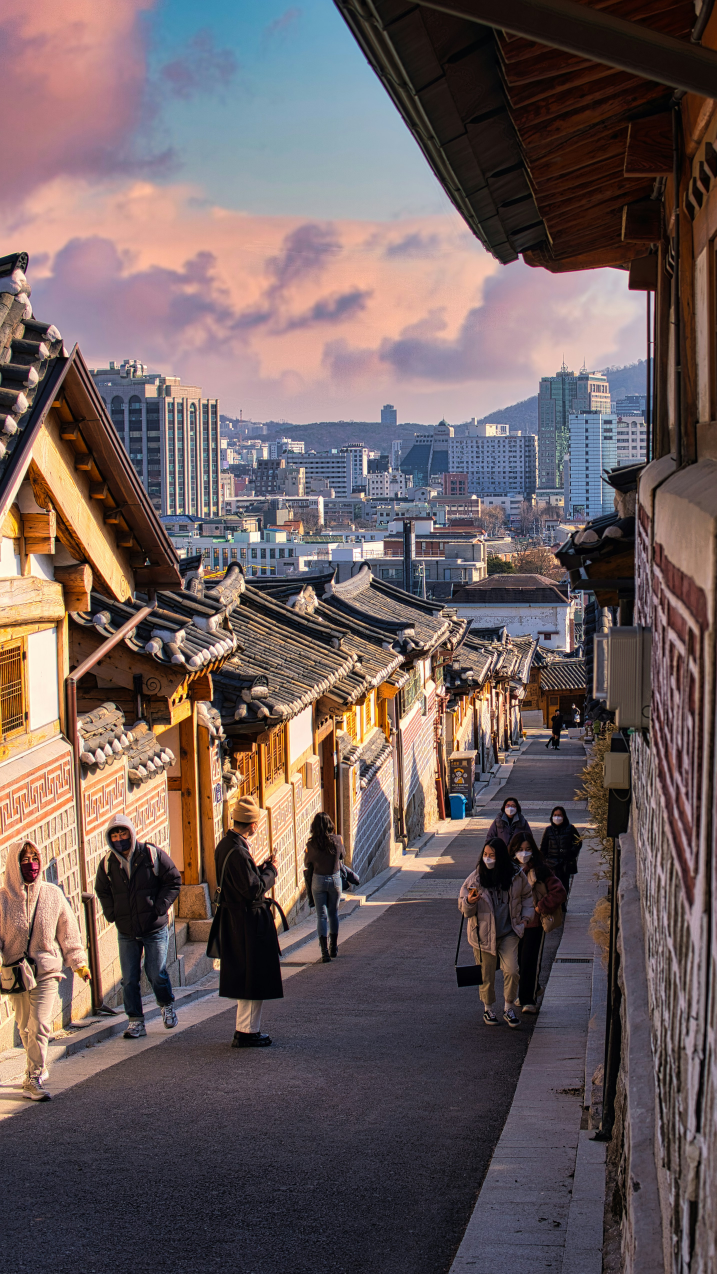
#> input picture research/frame-runs/FR-20261103-3711BC/artifacts/2/reference.jpg, 2866 x 5095 px (shown at 1/4 size)
$ python build_evidence.py
#> lines starting #> are read from the running program, lines starting #| are printed output that depends on the picture
import json, math
from pathlib import Path
from PIL import Image, ImageOps, ImageDraw, ImageFont

camera=[37.58332635447713,126.9833964451579]
points={'CameraUpper':camera,'CameraMid':[37.58319694449171,126.983436524374],'CameraLower':[37.58269406776118,126.98362397023158],'CameraNorth':[37.58340361580242,126.98334587482722]}
Path('camera-candidates.json').write_text(json.dumps(points,indent=2),encoding='utf-8')
pose={'_frame':{'lat0':camera[0],'lon0':camera[1],'image_size':[2866,5095],'frame':'upright'},'_params':[0,0,72.6,155,-3,0,1433/math.tan(math.radians(15))]}
Path('pose-consistency.json').write_text(json.dumps(pose,indent=2),encoding='utf-8')
control={'Road_mid_DEM':[37.58319694449171,126.983436524374,70],'Road_lower_DEM':[37.58269406776118,126.98362397023158,64]}
Path('projection-points.json').write_text(json.dumps(control,indent=2),encoding='utf-8')
font=ImageFont.truetype('C:/Windows/Fonts/arial.ttf',22)
bold=ImageFont.truetype('C:/Windows/Fonts/arialbd.ttf',24)
def panel(name,src1,box1,src2,box2,marks1,marks2,title,footer):
    out=Image.new('RGB',(1200,810),'#f3f4f7');d=ImageDraw.Draw(out)
    d.text((20,12),title,font=bold,fill='#182738')
    for idx,(src,box,marks) in enumerate([(src1,box1,marks1),(src2,box2,marks2)]):
        im=Image.open(src).convert('RGB');im=im.crop(box)
        w,h=im.size; scale=min(570/w,665/h); im=im.resize((round(w*scale),round(h*scale)))
        x=15+idx*600+(570-im.width)//2;y=55+(665-im.height)//2
        out.paste(im,(x,y));d=ImageDraw.Draw(out)
        for num,px,py in marks:
            xx=x+(px-box[0])*scale;yy=y+(py-box[1])*scale
            d.ellipse((xx-14,yy-14,xx+14,yy+14),fill='#ffee00',outline='black',width=2)
            d.text((xx-6,yy-13),str(num),font=font,fill='black')
    d.text((20,730),'Reference photo',font=font,fill='black')
    d.text((620,730),'Google Street View - public panorama',font=font,fill='black')
    d.text((20,770),footer,font=font,fill='#26394b')
    out.save(name,quality=94)

ref=Image.open('reference.jpg').convert('RGB').resize((1152,2048))
ref.save('reference-display.jpg',quality=96)
# Mark physical geometry, not people, signs or sky color.
panel('comparison-panel-roofs.jpg','reference-display.jpg',(0,450,1152,1510),'sv-top.jpg',(0,140,512,690),
      [(1,120,570),(2,470,1020),(3,80,1290)],[(1,73,182),(2,177,369),(3,91,570)],
      'A | Gable roof, repeated eaves and geometric wall frieze',
      '1 Gable + timber frame   2 Repeated tiled eaves   3 Red/white wall pattern')
#> in panel, `im = im.resize((round(w * scale), round(h * scale)))`:
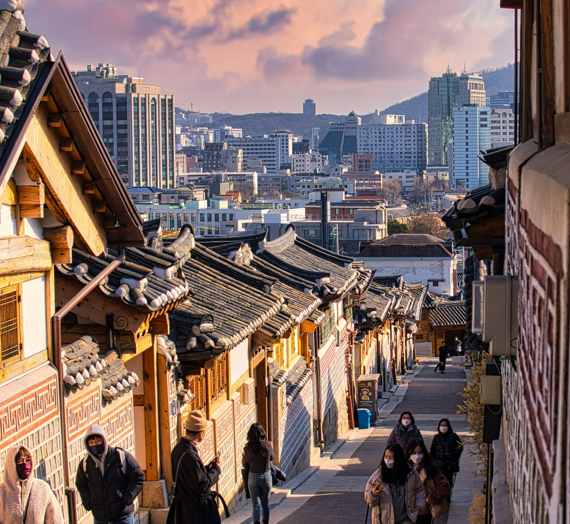
#> im: PIL image 570x524 RGB; mean R, G, B 127.6, 107.6, 102.5
#> in panel, `out.paste(im, (x, y))`:
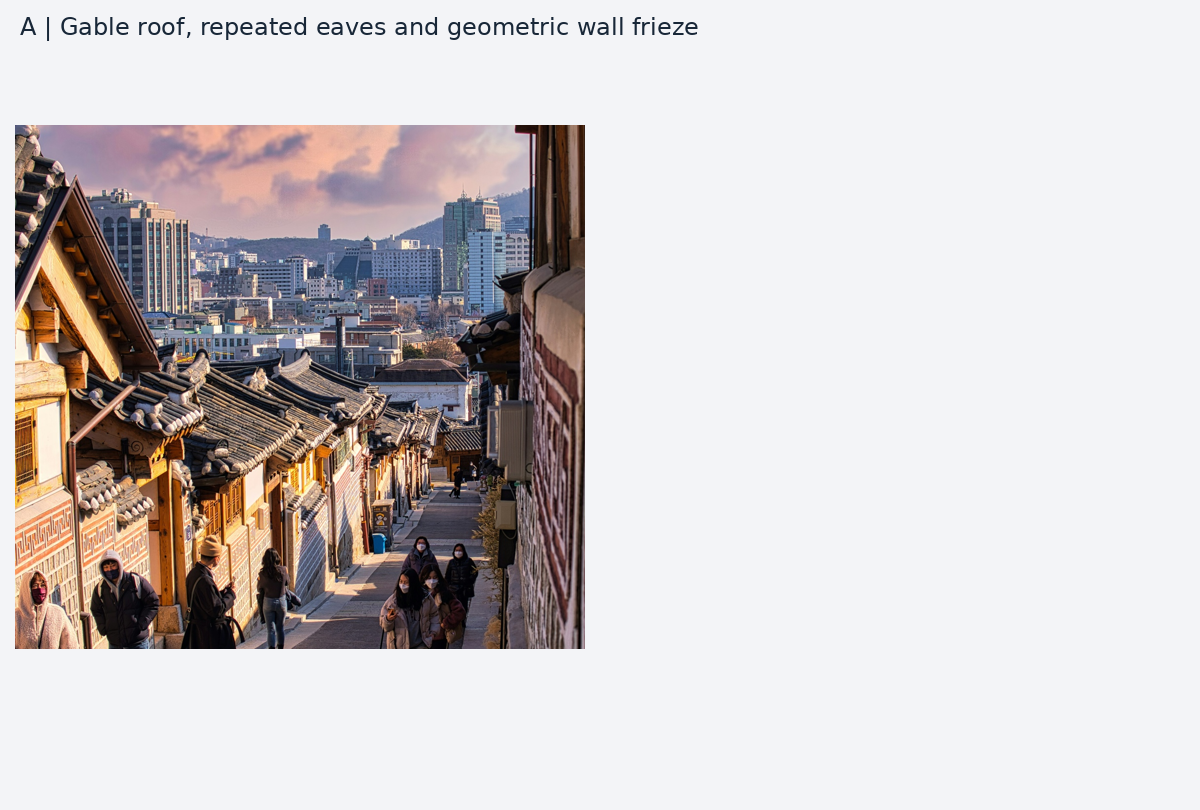
#> out: PIL image 1200x810 RGB; mean R, G, B 206.8, 201.4, 202
#> pass 2 of the loop in panel, `for idx,(src,box,marks) in enumerate([(src1,box1,marks1),(src2,box2,ma..`:
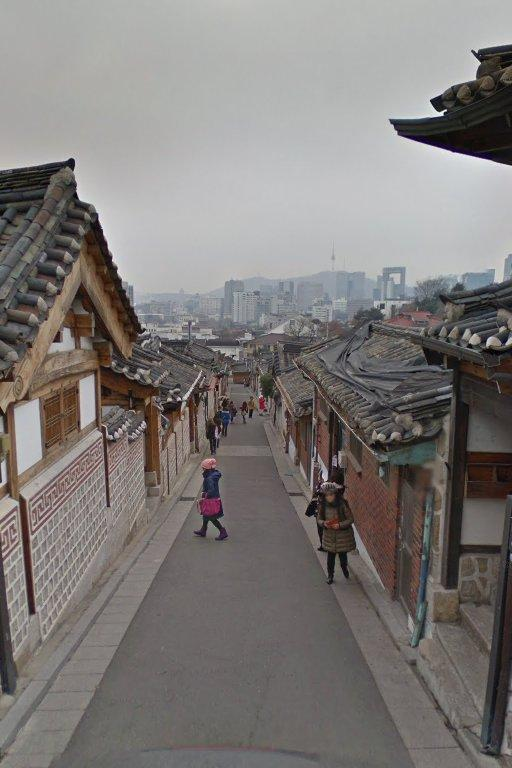
#> input picture research/frame-runs/FR-20261103-3711BC/artifacts/2/sv-top.jpg, 512 x 768 px
#> in panel, im is the input picture: PIL image 512x768 RGB; mean R, G, B 126.3, 122.2, 120.2
#> in panel, `out.save(name,quality=94)`:
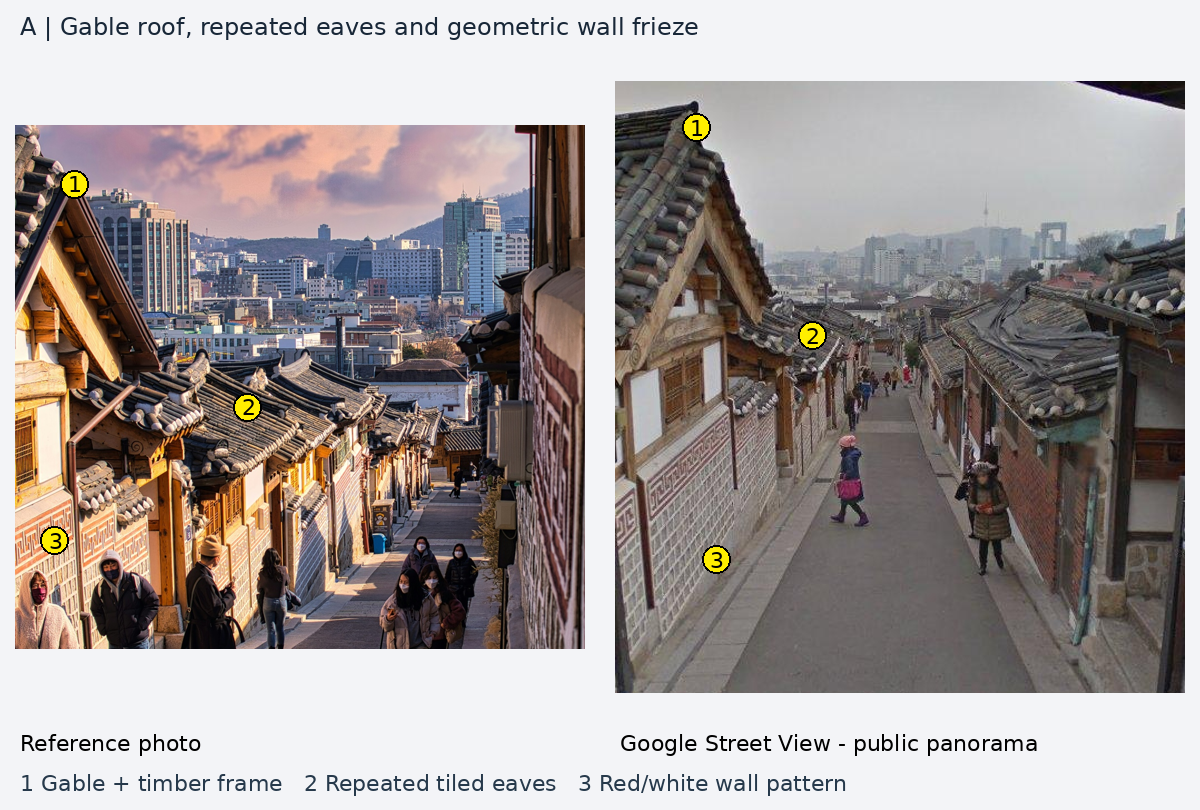
#> saved as comparison-panel-roofs.jpg: PIL image 1200x810 RGB; mean R, G, B 160.9, 153.3, 151.5
panel('comparison-panel-depth.jpg','reference-display.jpg',(220,800,1010,1470),'sv-south.jpg',(20,240,490,640),
      [(1,572,967),(2,863,1121),(3,683,1240)],[(1,124,310),(2,260,365),(3,180,460)],
      'B | Downhill sequence; lower panorama is a nearby viewpoint',
      '1 Roof sequence   2 End-of-lane gate   3 Continuous wall; viewpoint differs')
#> call 2 of panel, with name = 'comparison-panel-depth.jpg', src1 = 'reference-display.jpg', box1 = (220, 800, 1010, 1470), src2 = 'sv-south.jpg', box2 = (20, 240, 490, 640)
#> in panel (call 2), `im = im.resize((round(w * scale), round(h * scale)))`:
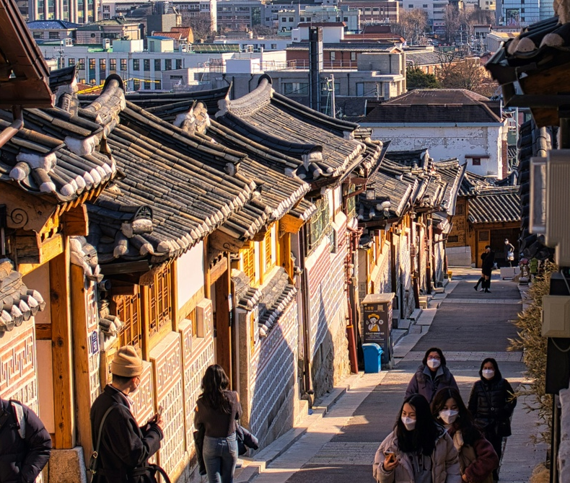
#> im: PIL image 570x483 RGB; mean R, G, B 111.2, 93.6, 85.9
#> in panel (call 2), `out.paste(im, (x, y))`:
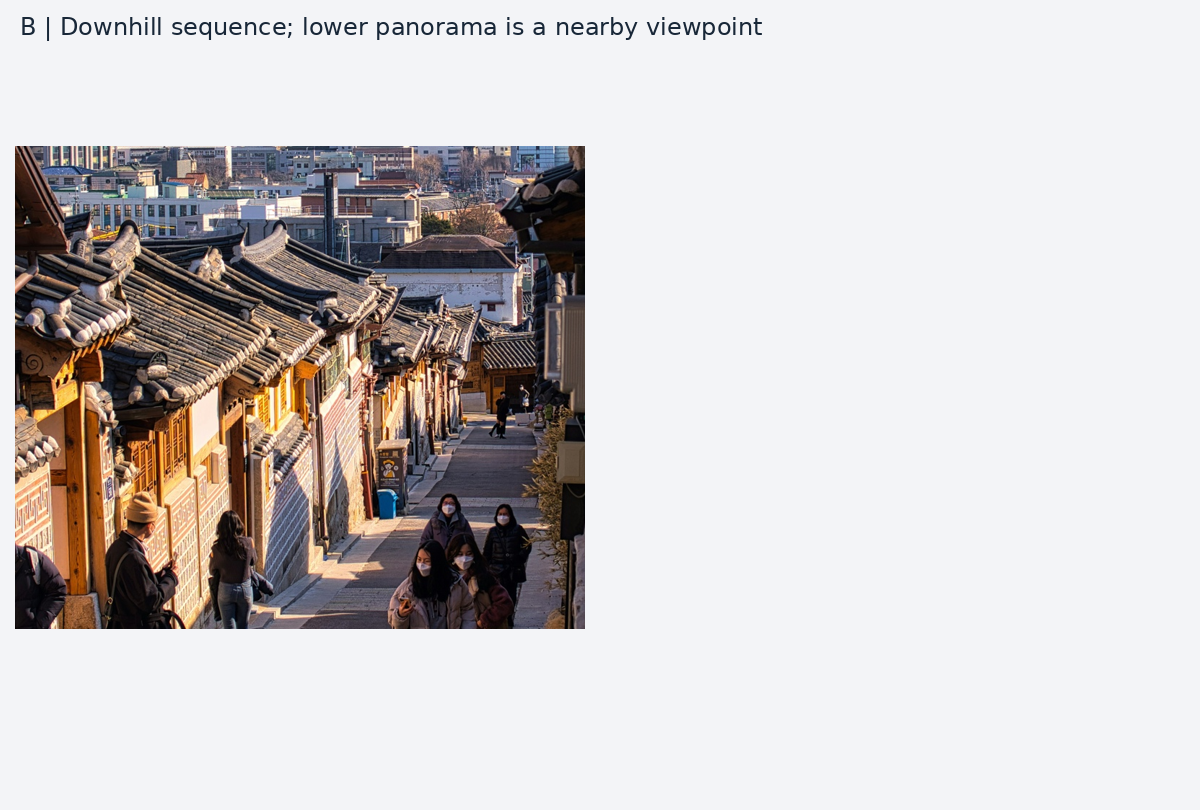
#> out: PIL image 1200x810 RGB; mean R, G, B 204.9, 200.7, 200.7
#> pass 2 of the loop in panel, `for idx,(src,box,marks) in enumerate([(src1,box1,marks1),(src2,box2,ma..`:
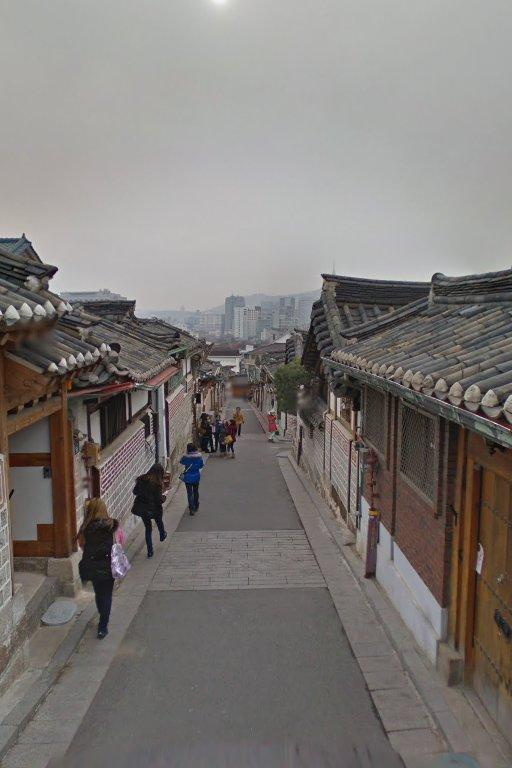
#> input picture research/frame-runs/FR-20261103-3711BC/artifacts/2/sv-south.jpg, 512 x 768 px
#> in panel, im is the input picture: PIL image 512x768 RGB; mean R, G, B 126.7, 122.4, 119.5
#> in panel (call 2), `out.paste(im, (x, y))`:
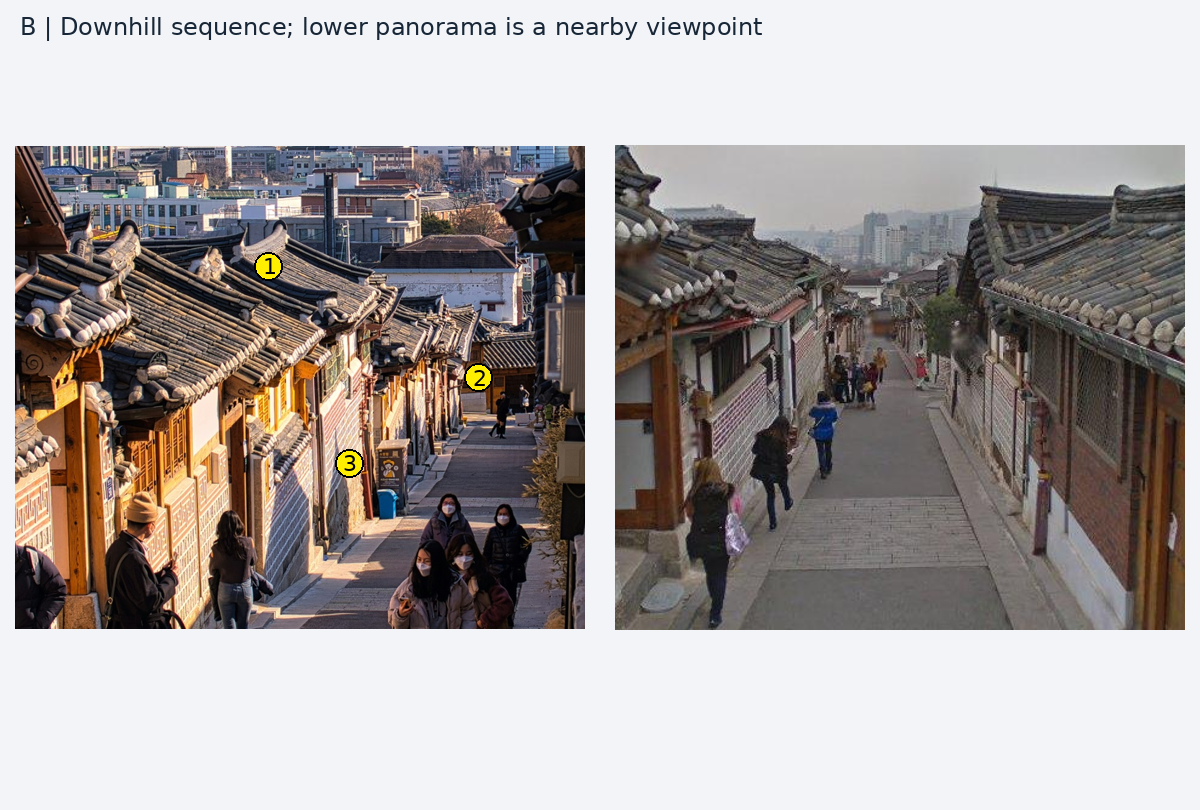
#> out: PIL image 1200x810 RGB; mean R, G, B 165.8, 159.4, 157.4
#> in panel (call 2), `out.save(name,quality=94)`:
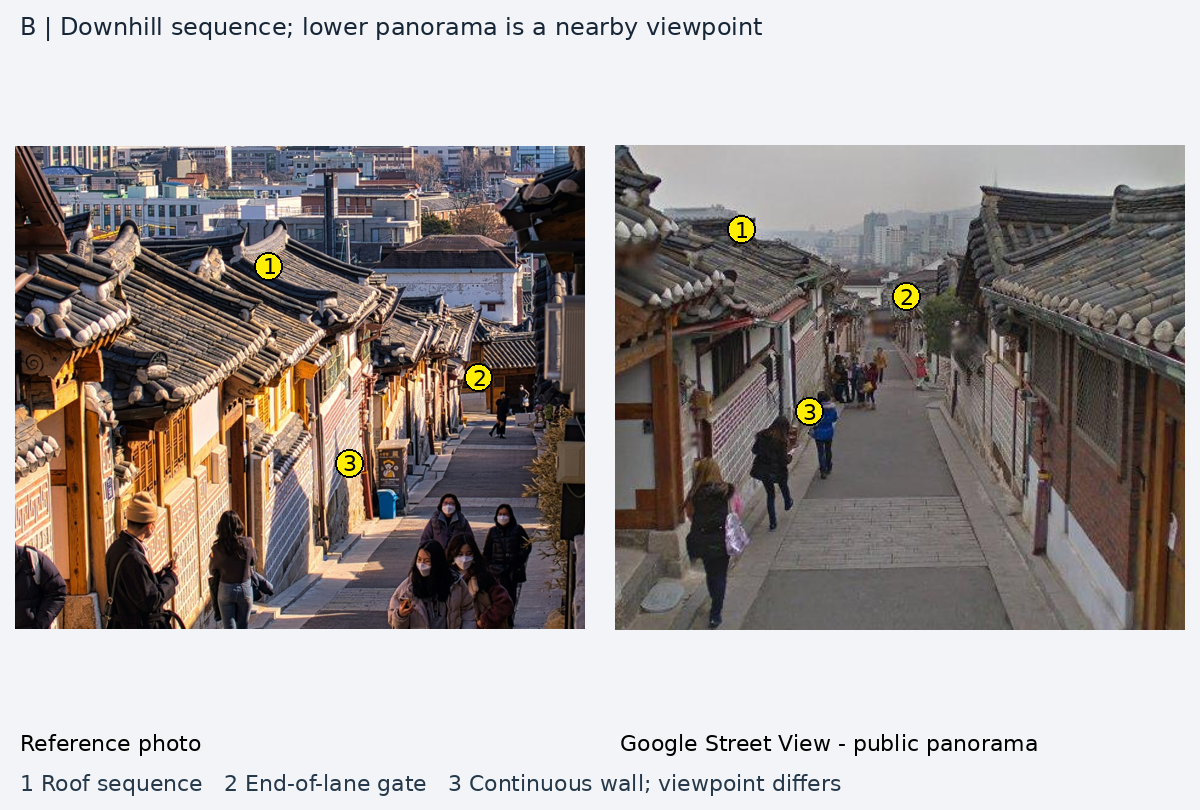
#> saved as comparison-panel-depth.jpg: PIL image 1200x810 RGB; mean R, G, B 164.6, 158.1, 155.9
spec={'map':'satellite.jpg','width':1280,'camera':camera,'range_m':100,
      'labels':[{'at':camera,'text':'Camera estimate | radius ~25 m','color':'#ffee00','dx':-360,'dy':-50},
                {'at':points['CameraMid'],'text':'Adjacent panorama (14.8 m)','color':'#00ffff','dx':-330,'dy':35}],
      'lines':[{'from':camera,'bearing':155,'length_m':100,'color':'#ff5577'},
               {'from':camera,'bearing':164.1,'length_m':73.1,'color':'#00ffff'}],
      'panels':[{'image':'comparison-panel-roofs.jpg','caption':'Ground-level comparison A | Google Street View / reference'},
                {'image':'comparison-panel-depth.jpg','caption':'Ground-level comparison B | adjacent panorama / reference'}],
      'attribution':'Satellite and panoramas: Google Maps; reference supplied by user. Source links in verification-notes.json.',
      'heading_note':'Pink line: approximate camera heading 155 degrees. Cyan: road axis. No view cone: hfov unknown.'}
Path('evidence-spec.json').write_text(json.dumps(spec,indent=2),encoding='utf-8')
notes={'camera_estimate':camera,'radius_m':25,'heading_estimate':155,'hfov_reported':None,
       'heading_basis':'Panorama orientation renders 150-165 degrees and downward alley axis 164.1-166.2 degrees; original is aimed left of the alley axis. Approximate heading, not a measured optical axis.',
       'radius_basis':'Top and adjacent panorama are 14.8 m apart; north historical panorama is approximately 10 m away. Gable timber frame, stepped tiled eaves, wall frieze and end gate support this short segment. 25 m includes along-street, sidewalk and panorama geotag uncertainty; not a statistical confidence interval.',
       'elevation_m':{'upper_ground':71,'upper_eye_assumed':72.6,'mid_ground':70,'lower_ground':64},
       'projection_limit':'30 degree hfov and -3 degree pitch are test hypotheses only; no reliable sea/flat horizon or surveyed roof controls. Fixed-position projection is not independent localization.',
       'streetview_no_data':'A 5 m radius near query returned normal NO_DATA; successful neighboring panorama lookups/renders prove this is not evidence of absent local imagery.',
       'recovery':'Reused current-job intake search images after opening and decoding; previous satellite failed_tiles=25 invalidated. New Google mosaic failed_tiles=0.',
       'sources':[{'title':'Google panorama upper','url':'https://www.google.com/maps/@?api=1&map_action=pano&pano=iji2OHIKbyYu1lSo0NIzdA&heading=155'},
                  {'title':'Google panorama adjacent','url':'https://www.google.com/maps/@?api=1&map_action=pano&pano=LRbVXEQiWAQQhqXko-1Svw&heading=165'},
                  {'title':'Google satellite tiles','url':'https://mt1.google.com/vt/lyrs=s&x=447076&y=203002&z=19'}]}
Path('verification-notes.json').write_text(json.dumps(notes,ensure_ascii=False,indent=2),encoding='utf-8')
print('Evidence spec, two comparison panels and projection inputs saved')
